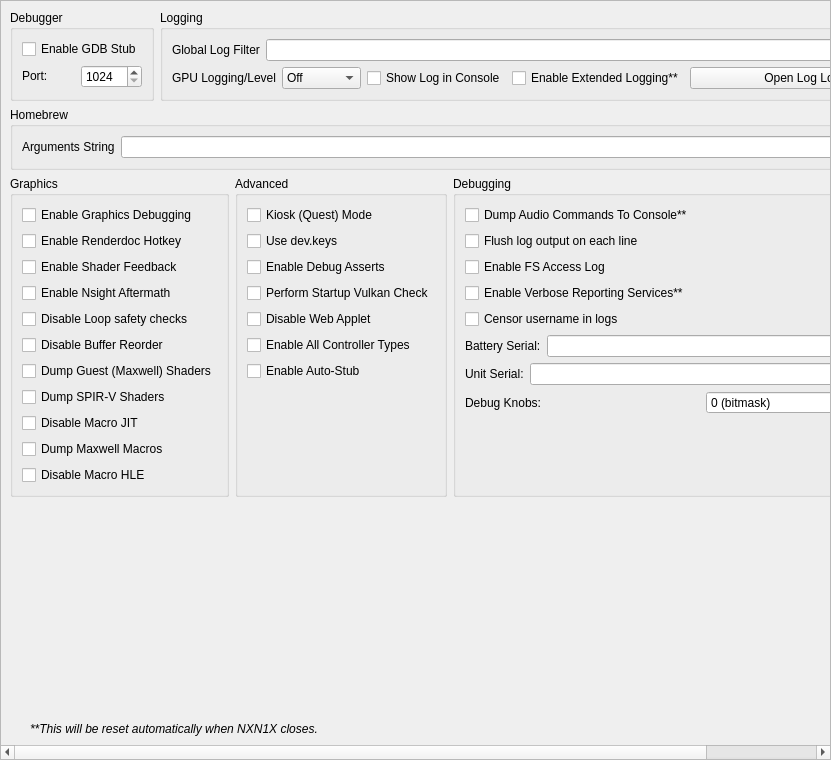
<?xml version="1.0" encoding="UTF-8"?>
<ui version="4.0">
 <class>ConfigureDebug</class>
 <widget class="QScrollArea" name="ConfigureDebug">
  <property name="geometry">
   <rect>
    <x>0</x>
    <y>0</y>
    <width>831</width>
    <height>760</height>
   </rect>
  </property>
  <property name="widgetResizable">
   <bool>true</bool>
  </property>
  <widget class="QWidget" name="widget">
   <property name="geometry">
    <rect>
     <x>0</x>
     <y>0</y>
     <width>829</width>
     <height>758</height>
    </rect>
   </property>
   <layout class="QVBoxLayout" name="verticalLayout_1">
    <item>
     <layout class="QHBoxLayout" name="horizontalLayout">
      <property name="topMargin">
       <number>0</number>
      </property>
      <item>
       <widget class="QGroupBox" name="groupBox">
        <property name="sizePolicy">
         <sizepolicy hsizetype="Preferred" vsizetype="Preferred">
          <horstretch>0</horstretch>
          <verstretch>0</verstretch>
         </sizepolicy>
        </property>
        <property name="title">
         <string>Debugger</string>
        </property>
        <property name="alignment">
         <set>Qt::AlignmentFlag::AlignLeading|Qt::AlignmentFlag::AlignLeft|Qt::AlignmentFlag::AlignTop</set>
        </property>
        <property name="flat">
         <bool>false</bool>
        </property>
        <property name="checkable">
         <bool>false</bool>
        </property>
        <layout class="QVBoxLayout" name="verticalLayout_3">
         <item>
          <widget class="QWidget" name="debug_widget" native="true">
           <property name="sizePolicy">
            <sizepolicy hsizetype="Preferred" vsizetype="Maximum">
             <horstretch>0</horstretch>
             <verstretch>0</verstretch>
            </sizepolicy>
           </property>
           <layout class="QVBoxLayout" name="verticalLayout">
            <property name="sizeConstraint">
             <enum>QLayout::SizeConstraint::SetDefaultConstraint</enum>
            </property>
            <property name="leftMargin">
             <number>0</number>
            </property>
            <property name="topMargin">
             <number>0</number>
            </property>
            <property name="rightMargin">
             <number>0</number>
            </property>
            <property name="bottomMargin">
             <number>0</number>
            </property>
            <item>
             <widget class="QCheckBox" name="toggle_gdbstub">
              <property name="sizePolicy">
               <sizepolicy hsizetype="Maximum" vsizetype="Maximum">
                <horstretch>0</horstretch>
                <verstretch>0</verstretch>
               </sizepolicy>
              </property>
              <property name="text">
               <string>Enable GDB Stub</string>
              </property>
             </widget>
            </item>
            <item>
             <widget class="QWidget" name="horizontalWidget_3" native="true">
              <property name="sizePolicy">
               <sizepolicy hsizetype="Preferred" vsizetype="Maximum">
                <horstretch>0</horstretch>
                <verstretch>0</verstretch>
               </sizepolicy>
              </property>
              <layout class="QHBoxLayout" name="horizontalLayout_3">
               <property name="leftMargin">
                <number>0</number>
               </property>
               <property name="topMargin">
                <number>0</number>
               </property>
               <property name="rightMargin">
                <number>0</number>
               </property>
               <property name="bottomMargin">
                <number>0</number>
               </property>
               <item>
                <widget class="QLabel" name="label_11">
                 <property name="sizePolicy">
                  <sizepolicy hsizetype="Minimum" vsizetype="Maximum">
                   <horstretch>0</horstretch>
                   <verstretch>0</verstretch>
                  </sizepolicy>
                 </property>
                 <property name="text">
                  <string>Port:</string>
                 </property>
                </widget>
               </item>
               <item>
                <widget class="QSpinBox" name="gdbport_spinbox">
                 <property name="sizePolicy">
                  <sizepolicy hsizetype="Preferred" vsizetype="Maximum">
                   <horstretch>0</horstretch>
                   <verstretch>0</verstretch>
                  </sizepolicy>
                 </property>
                 <property name="minimum">
                  <number>1024</number>
                 </property>
                 <property name="maximum">
                  <number>65535</number>
                 </property>
                </widget>
               </item>
              </layout>
             </widget>
            </item>
           </layout>
          </widget>
         </item>
        </layout>
       </widget>
      </item>
      <item>
       <widget class="QGroupBox" name="groupBox_2">
        <property name="sizePolicy">
         <sizepolicy hsizetype="Expanding" vsizetype="Preferred">
          <horstretch>0</horstretch>
          <verstretch>0</verstretch>
         </sizepolicy>
        </property>
        <property name="title">
         <string>Logging</string>
        </property>
        <layout class="QGridLayout" name="gridLayout_1">
         <item row="0" column="0" colspan="4">
          <widget class="QWidget" name="logging_widget" native="true">
           <property name="sizePolicy">
            <sizepolicy hsizetype="Preferred" vsizetype="Maximum">
             <horstretch>0</horstretch>
             <verstretch>0</verstretch>
            </sizepolicy>
           </property>
           <layout class="QHBoxLayout" name="horizontalLayout_1">
            <property name="leftMargin">
             <number>0</number>
            </property>
            <property name="topMargin">
             <number>0</number>
            </property>
            <property name="rightMargin">
             <number>0</number>
            </property>
            <property name="bottomMargin">
             <number>0</number>
            </property>
            <item>
             <widget class="QLabel" name="label_1">
              <property name="sizePolicy">
               <sizepolicy hsizetype="Preferred" vsizetype="Preferred">
                <horstretch>0</horstretch>
                <verstretch>0</verstretch>
               </sizepolicy>
              </property>
              <property name="text">
               <string>Global Log Filter</string>
              </property>
             </widget>
            </item>
            <item>
             <widget class="QLineEdit" name="log_filter_edit"/>
            </item>
           </layout>
          </widget>
         </item>
         <item row="1" column="0">
          <widget class="QWidget" name="gpu_log_level_widget" native="true">
           <property name="sizePolicy">
            <sizepolicy hsizetype="Preferred" vsizetype="Maximum">
             <horstretch>0</horstretch>
             <verstretch>0</verstretch>
            </sizepolicy>
           </property>
           <layout class="QHBoxLayout" name="gpu_log_level_layout">
            <property name="leftMargin">
             <number>0</number>
            </property>
            <property name="topMargin">
             <number>0</number>
            </property>
            <property name="rightMargin">
             <number>0</number>
            </property>
            <property name="bottomMargin">
             <number>0</number>
            </property>
            <item>
             <widget class="QLabel" name="gpu_log_level_label">
              <property name="text">
               <string>GPU Logging/Level</string>
              </property>
             </widget>
            </item>
            <item>
             <widget class="QComboBox" name="gpu_log_level">
              <property name="toolTip">
               <string>Detail level for GPU logs. Off disables logging entirely.</string>
              </property>
              <item>
               <property name="text">
                <string>Off</string>
               </property>
              </item>
              <item>
               <property name="text">
                <string>Errors</string>
               </property>
              </item>
              <item>
               <property name="text">
                <string>Standard</string>
               </property>
              </item>
              <item>
               <property name="text">
                <string>Verbose</string>
               </property>
              </item>
              <item>
               <property name="text">
                <string>All</string>
               </property>
              </item>
             </widget>
            </item>
           </layout>
          </widget>
         </item>
         <item row="1" column="1">
          <widget class="QCheckBox" name="toggle_console">
           <property name="text">
            <string>Show Log in Console</string>
           </property>
          </widget>
         </item>
         <item row="1" column="2">
          <widget class="QCheckBox" name="extended_logging">
           <property name="enabled">
            <bool>true</bool>
           </property>
           <property name="toolTip">
            <string>When checked, the max size of the log increases from 100 MB to 1 GB</string>
           </property>
           <property name="text">
            <string>Enable Extended Logging**</string>
           </property>
          </widget>
         </item>
         <item row="1" column="3">
          <widget class="QPushButton" name="open_log_button">
           <property name="sizePolicy">
            <sizepolicy hsizetype="Expanding" vsizetype="Maximum">
             <horstretch>1</horstretch>
             <verstretch>0</verstretch>
            </sizepolicy>
           </property>
           <property name="minimumSize">
            <size>
             <width>250</width>
             <height>0</height>
            </size>
           </property>
           <property name="text">
            <string>Open Log Location</string>
           </property>
          </widget>
         </item>
        </layout>
       </widget>
      </item>
     </layout>
    </item>
    <item>
     <widget class="QGroupBox" name="groupBox_3">
      <property name="title">
       <string>Homebrew</string>
      </property>
      <layout class="QVBoxLayout" name="verticalLayout_5">
       <item>
        <layout class="QHBoxLayout" name="horizontalLayout_4">
         <item>
          <widget class="QLabel" name="label_3">
           <property name="text">
            <string>Arguments String</string>
           </property>
          </widget>
         </item>
         <item>
          <widget class="QLineEdit" name="homebrew_args_edit"/>
         </item>
        </layout>
       </item>
      </layout>
     </widget>
    </item>
    <item>
     <layout class="QHBoxLayout" name="horizontalLayout_2">
      <item>
       <widget class="QGroupBox" name="groupBox_4">
        <property name="title">
         <string>Graphics</string>
        </property>
        <layout class="QGridLayout" name="gridLayout_2">
         <item row="4" column="0">
          <widget class="QCheckBox" name="disable_loop_safety_checks">
           <property name="toolTip">
            <string>When checked, it executes shaders without loop logic changes</string>
           </property>
           <property name="text">
            <string>Disable Loop safety checks</string>
           </property>
          </widget>
         </item>
         <item row="9" column="0">
          <widget class="QCheckBox" name="dump_macros">
           <property name="enabled">
            <bool>true</bool>
           </property>
           <property name="toolTip">
            <string>When checked, it will dump all the macro programs of the GPU</string>
           </property>
           <property name="text">
            <string>Dump Maxwell Macros</string>
           </property>
          </widget>
         </item>
         <item row="3" column="0">
          <widget class="QCheckBox" name="enable_nsight_aftermath">
           <property name="toolTip">
            <string>When checked, it enables Nsight Aftermath crash dumps</string>
           </property>
           <property name="text">
            <string>Enable Nsight Aftermath</string>
           </property>
          </widget>
         </item>
         <item row="6" column="0">
          <widget class="QCheckBox" name="dump_guest_shaders">
           <property name="enabled">
            <bool>true</bool>
           </property>
           <property name="toolTip">
            <string>When checked, it will dump original Maxwell guest shader bytecode (the input to the recompiler) as .ash files under DumpDir/shaders/. Useful for inspection with nvdisasm.</string>
           </property>
           <property name="text">
            <string>Dump Guest (Maxwell) Shaders</string>
           </property>
          </widget>
         </item>
         <item row="1" column="0">
          <widget class="QCheckBox" name="enable_renderdoc_hotkey">
           <property name="text">
            <string>Enable Renderdoc Hotkey</string>
           </property>
          </widget>
         </item>
         <item row="8" column="0">
          <widget class="QCheckBox" name="disable_macro_jit">
           <property name="enabled">
            <bool>true</bool>
           </property>
           <property name="toolTip">
            <string>When checked, it disables the macro Just In Time compiler. Enabling this makes games run slower</string>
           </property>
           <property name="text">
            <string>Disable Macro JIT</string>
           </property>
          </widget>
         </item>
         <item row="10" column="0">
          <widget class="QCheckBox" name="disable_macro_hle">
           <property name="enabled">
            <bool>true</bool>
           </property>
           <property name="toolTip">
            <string>When checked, it disables the macro HLE functions. Enabling this makes games run slower</string>
           </property>
           <property name="text">
            <string>Disable Macro HLE</string>
           </property>
          </widget>
         </item>
         <item row="0" column="0">
          <widget class="QCheckBox" name="enable_graphics_debugging">
           <property name="enabled">
            <bool>true</bool>
           </property>
           <property name="toolTip">
            <string>When checked, the graphics API enters a slower debugging mode</string>
           </property>
           <property name="text">
            <string>Enable Graphics Debugging</string>
           </property>
          </widget>
         </item>
         <item row="11" column="0">
          <spacer name="verticalSpacer_5">
           <property name="orientation">
            <enum>Qt::Orientation::Vertical</enum>
           </property>
           <property name="sizeType">
            <enum>QSizePolicy::Policy::Preferred</enum>
           </property>
           <property name="sizeHint" stdset="0">
            <size>
             <width>20</width>
             <height>0</height>
            </size>
           </property>
          </spacer>
         </item>
         <item row="2" column="0">
          <widget class="QCheckBox" name="enable_shader_feedback">
           <property name="toolTip">
            <string>When checked, yuzu will log statistics about the compiled pipeline cache</string>
           </property>
           <property name="text">
            <string>Enable Shader Feedback</string>
           </property>
          </widget>
         </item>
         <item row="5" column="0">
          <widget class="QCheckBox" name="disable_buffer_reorder">
           <property name="toolTip">
            <string>&lt;html&gt;&lt;head/&gt;&lt;body&gt;&lt;p&gt;When checked, disables reordering of mapped memory uploads which allows to associate uploads with specific draws. May reduce performance in some cases.&lt;/p&gt;&lt;/body&gt;&lt;/html&gt;</string>
           </property>
           <property name="text">
            <string>Disable Buffer Reorder</string>
           </property>
          </widget>
         </item>
         <item row="7" column="0">
          <widget class="QCheckBox" name="gpu_log_shader_dumps">
           <property name="toolTip">
            <string>When checked, it will dump the recompiler's output SPIR-V binaries (.spv) under LogDir/shaders/. Inspect via SPIRV-Tools (spirv-dis / spirv-cross / spirv-val) or RenderDoc.</string>
           </property>
           <property name="text">
            <string>Dump SPIR-V Shaders</string>
           </property>
          </widget>
         </item>
        </layout>
       </widget>
      </item>
      <item>
       <widget class="QGroupBox" name="groupBox_6">
        <property name="title">
         <string>Advanced</string>
        </property>
        <layout class="QGridLayout" name="gridLayout_4">
         <item row="3" column="0">
          <widget class="QCheckBox" name="perform_vulkan_check">
           <property name="toolTip">
            <string>Enables yuzu to check for a working Vulkan environment when the program starts up. Disable this if this is causing issues with external programs seeing yuzu.</string>
           </property>
           <property name="text">
            <string>Perform Startup Vulkan Check</string>
           </property>
          </widget>
         </item>
         <item row="4" column="0">
          <widget class="QCheckBox" name="disable_web_applet">
           <property name="text">
            <string>Disable Web Applet</string>
           </property>
          </widget>
         </item>
         <item row="5" column="0">
          <widget class="QCheckBox" name="enable_all_controllers">
           <property name="text">
            <string>Enable All Controller Types</string>
           </property>
          </widget>
         </item>
         <item row="6" column="0">
          <widget class="QCheckBox" name="use_auto_stub">
           <property name="text">
            <string>Enable Auto-Stub</string>
           </property>
          </widget>
         </item>
         <item row="0" column="0">
          <widget class="QCheckBox" name="quest_flag">
           <property name="text">
            <string>Kiosk (Quest) Mode</string>
           </property>
          </widget>
         </item>
         <item row="1" column="0">
          <widget class="QCheckBox" name="use_dev_keys">
           <property name="text">
            <string>Use dev.keys</string>
           </property>
          </widget>
         </item>
         <item row="2" column="0">
          <widget class="QCheckBox" name="use_debug_asserts">
           <property name="text">
            <string>Enable Debug Asserts</string>
           </property>
          </widget>
         </item>
         <item row="7" column="0">
          <spacer name="verticalSpacer_4">
           <property name="orientation">
            <enum>Qt::Orientation::Vertical</enum>
           </property>
           <property name="sizeType">
            <enum>QSizePolicy::Policy::Expanding</enum>
           </property>
           <property name="sizeHint" stdset="0">
            <size>
             <width>20</width>
             <height>0</height>
            </size>
           </property>
          </spacer>
         </item>
        </layout>
       </widget>
      </item>
      <item>
       <widget class="QGroupBox" name="groupBox_5">
        <property name="title">
         <string>Debugging</string>
        </property>
        <layout class="QGridLayout" name="gridLayout_3">
         <item row="6" column="0">
          <widget class="QWidget" name="serial_battery_widget" native="true">
           <property name="sizePolicy">
            <sizepolicy hsizetype="Preferred" vsizetype="Maximum">
             <horstretch>0</horstretch>
             <verstretch>0</verstretch>
            </sizepolicy>
           </property>
           <layout class="QHBoxLayout" name="horizontalLayout_11">
            <property name="leftMargin">
             <number>0</number>
            </property>
            <property name="topMargin">
             <number>0</number>
            </property>
            <property name="rightMargin">
             <number>0</number>
            </property>
            <property name="bottomMargin">
             <number>0</number>
            </property>
            <item>
             <widget class="QLabel" name="label_12">
              <property name="sizePolicy">
               <sizepolicy hsizetype="Preferred" vsizetype="Preferred">
                <horstretch>0</horstretch>
                <verstretch>0</verstretch>
               </sizepolicy>
              </property>
              <property name="text">
               <string>Battery Serial:</string>
              </property>
             </widget>
            </item>
            <item>
             <widget class="QLineEdit" name="serial_battery_edit"/>
            </item>
           </layout>
          </widget>
         </item>
         <item row="8" column="0">
          <widget class="QWidget" name="debug_knobs_widget" native="true">
           <property name="sizePolicy">
            <sizepolicy hsizetype="Preferred" vsizetype="Maximum">
             <horstretch>0</horstretch>
             <verstretch>0</verstretch>
            </sizepolicy>
           </property>
           <layout class="QHBoxLayout" name="horizontalLayout_debug_knobs">
            <property name="leftMargin">
             <number>0</number>
            </property>
            <property name="topMargin">
             <number>0</number>
            </property>
            <property name="rightMargin">
             <number>0</number>
            </property>
            <property name="bottomMargin">
             <number>0</number>
            </property>
            <item>
             <widget class="QLabel" name="label_debug_knobs">
              <property name="sizePolicy">
               <sizepolicy hsizetype="Preferred" vsizetype="Preferred">
                <horstretch>0</horstretch>
                <verstretch>0</verstretch>
               </sizepolicy>
              </property>
              <property name="text">
               <string>Debug Knobs:</string>
              </property>
             </widget>
            </item>
            <item>
             <widget class="QSpinBox" name="debug_knobs_spinbox">
              <property name="minimum">
               <number>0</number>
              </property>
              <property name="maximum">
               <number>65535</number>
              </property>
              <property name="toolTip">
               <string>Bitmask for quick development toggles</string>
              </property>
              <property name="statusTip">
               <string>Set debug knobs (bitmask)</string>
              </property>
              <property name="whatsThis">
               <string>16-bit debug knob set for quick development toggles</string>
              </property>
              <property name="suffix">
               <string> (bitmask)</string>
              </property>
             </widget>
            </item>
           </layout>
          </widget>
         </item>
         <item row="7" column="0">
          <widget class="QWidget" name="serial_board_widget" native="true">
           <property name="sizePolicy">
            <sizepolicy hsizetype="Preferred" vsizetype="Maximum">
             <horstretch>0</horstretch>
             <verstretch>0</verstretch>
            </sizepolicy>
           </property>
           <layout class="QHBoxLayout" name="horizontalLayout_12">
            <property name="leftMargin">
             <number>0</number>
            </property>
            <property name="topMargin">
             <number>0</number>
            </property>
            <property name="rightMargin">
             <number>0</number>
            </property>
            <property name="bottomMargin">
             <number>0</number>
            </property>
            <item>
             <widget class="QLabel" name="label_13">
              <property name="sizePolicy">
               <sizepolicy hsizetype="Preferred" vsizetype="Preferred">
                <horstretch>0</horstretch>
                <verstretch>0</verstretch>
               </sizepolicy>
              </property>
              <property name="text">
               <string>Unit Serial:</string>
              </property>
             </widget>
            </item>
            <item>
             <widget class="QLineEdit" name="serial_board_edit"/>
            </item>
           </layout>
          </widget>
         </item>
         <item row="20" column="0">
          <spacer name="verticalSpacer_3">
           <property name="orientation">
            <enum>Qt::Orientation::Vertical</enum>
           </property>
           <property name="sizeType">
            <enum>QSizePolicy::Policy::Expanding</enum>
           </property>
           <property name="sizeHint" stdset="0">
            <size>
             <width>20</width>
             <height>0</height>
            </size>
           </property>
          </spacer>
         </item>
         <item row="1" column="0">
          <widget class="QCheckBox" name="dump_audio_commands">
           <property name="toolTip">
            <string>Enable this to output the latest generated audio command list to the console. Only affects games using the audio renderer.</string>
           </property>
           <property name="text">
            <string>Dump Audio Commands To Console**</string>
           </property>
          </widget>
         </item>
         <item row="2" column="0">
          <widget class="QCheckBox" name="flush_line">
           <property name="text">
            <string>Flush log output on each line</string>
           </property>
          </widget>
         </item>
         <item row="3" column="0">
          <widget class="QCheckBox" name="fs_access_log">
           <property name="text">
            <string>Enable FS Access Log</string>
           </property>
          </widget>
         </item>
         <item row="4" column="0">
          <widget class="QCheckBox" name="reporting_services">
           <property name="text">
            <string>Enable Verbose Reporting Services**</string>
           </property>
          </widget>
         </item>
         <item row="5" column="0">
          <widget class="QCheckBox" name="censor_username">
           <property name="text">
            <string>Censor username in logs</string>
           </property>
          </widget>
         </item>
        </layout>
       </widget>
      </item>
     </layout>
    </item>
    <item>
     <spacer name="verticalSpacer">
      <property name="orientation">
       <enum>Qt::Orientation::Vertical</enum>
      </property>
      <property name="sizeHint" stdset="0">
       <size>
        <width>20</width>
        <height>0</height>
       </size>
      </property>
     </spacer>
    </item>
    <item>
     <widget class="QLabel" name="label_5">
      <property name="sizePolicy">
       <sizepolicy hsizetype="Expanding" vsizetype="Preferred">
        <horstretch>0</horstretch>
        <verstretch>0</verstretch>
       </sizepolicy>
      </property>
      <property name="font">
       <font>
        <italic>true</italic>
       </font>
      </property>
      <property name="text">
       <string>**This will be reset automatically when NXN1X closes.</string>
      </property>
      <property name="indent">
       <number>20</number>
      </property>
     </widget>
    </item>
   </layout>
  </widget>
 </widget>
 <tabstops>
  <tabstop>log_filter_edit</tabstop>
  <tabstop>toggle_console</tabstop>
  <tabstop>extended_logging</tabstop>
  <tabstop>open_log_button</tabstop>
  <tabstop>homebrew_args_edit</tabstop>
  <tabstop>enable_graphics_debugging</tabstop>
  <tabstop>enable_shader_feedback</tabstop>
  <tabstop>enable_nsight_aftermath</tabstop>
  <tabstop>fs_access_log</tabstop>
  <tabstop>reporting_services</tabstop>
  <tabstop>quest_flag</tabstop>
  <tabstop>use_debug_asserts</tabstop>
 </tabstops>
 <resources/>
 <connections/>
</ui>
